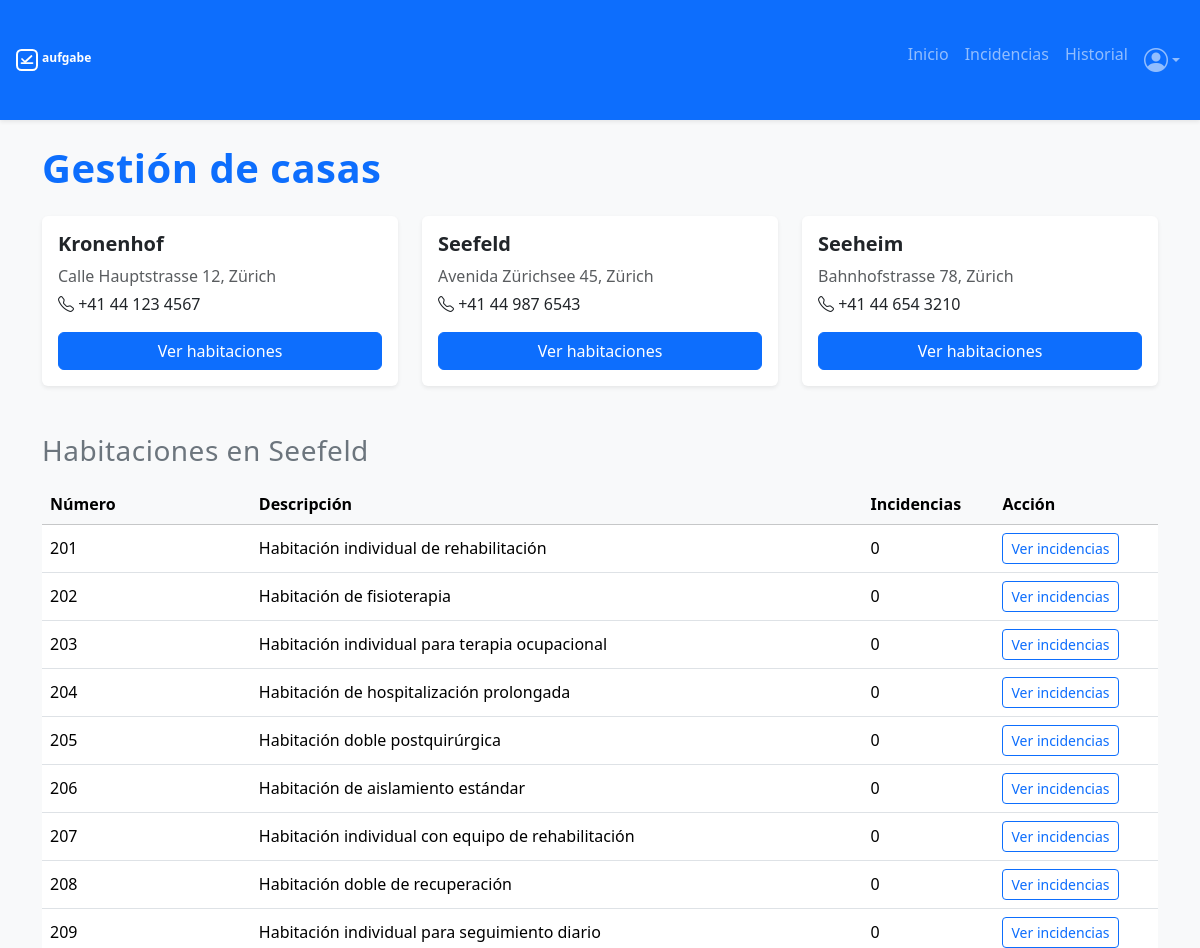
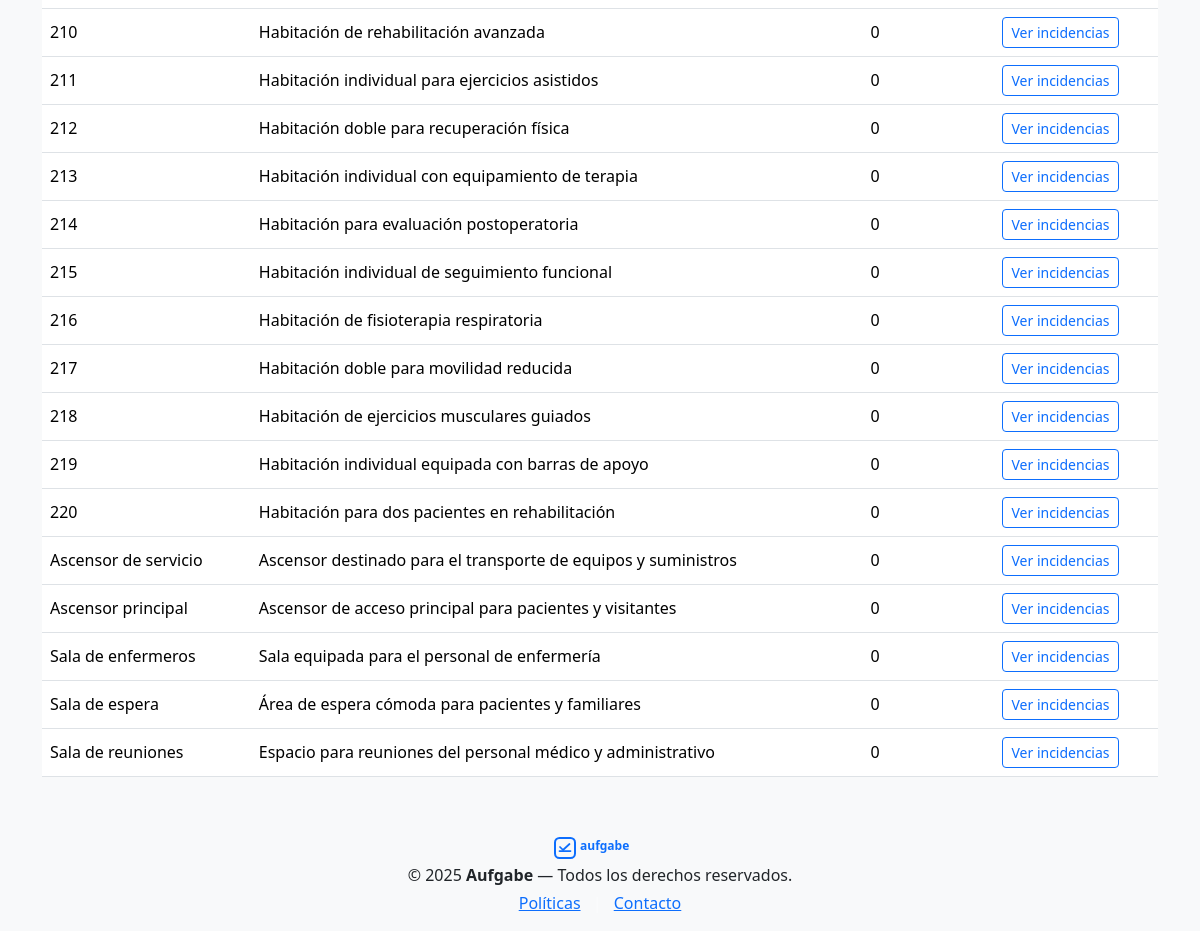
/views/casas.php?id_casa=2 (signed in), run on the app's committed database (2 pictures, top to bottom).
### tables this page shows
CREATE TABLE casas (
    id_casa INT AUTO_INCREMENT PRIMARY KEY,
    nombre VARCHAR(100) NOT NULL,
    direccion VARCHAR(255),
    telefono VARCHAR(20)
);

CREATE TABLE habitaciones (
    id_habitacion INT AUTO_INCREMENT PRIMARY KEY,
    numero VARCHAR(100) NOT NULL,
    id_casa INT NOT NULL,
    descripcion VARCHAR(255),
    FOREIGN KEY (id_casa) REFERENCES casas(id_casa)
        ON DELETE CASCADE ON UPDATE CASCADE
);

### views/casas.php (the view, shortened to what this page needs)
<?php
include_once '../includes/header.php';
$database = new Database();
$db = $database->conectar();
$queryCasas = $db->query("SELECT * FROM casas");
$casas = $queryCasas->fetchAll(PDO::FETCH_ASSOC);
$idCasaSeleccionada = $_GET['id_casa'] ?? null;
$habitaciones = [];
if ($idCasaSeleccionada) {
    $stmt = $db->prepare("
    SELECT h.id_habitacion, h.numero, h.descripcion,
           IFNULL(COUNT(i.id_incidencia), 0) AS total_incidencias
    FROM habitaciones h
    LEFT JOIN incidencias i
        ON h.id_habitacion = i.id_habitacion
    WHERE h.id_casa = :id_casa
    GROUP BY h.id_habitacion
    ORDER BY h.numero ASC");
    $stmt->bindParam(':id_casa', $idCasaSeleccionada, PDO::PARAM_INT);
    $stmt->execute();
    $habitaciones = $stmt->fetchAll(PDO::FETCH_ASSOC);
    $nombreCasa = $db->query("SELECT nombre FROM casas WHERE id_casa = $idCasaSeleccionada")->fetchColumn();
}
?>
<link rel="stylesheet" href="../assets/css/casas.css">
<div class="container py-4">
    <h1 class="fw-bold text-primary mb-4">Gestión de casas</h1>
    <div class="row g-4 mb-5">
        <?php foreach ($casas as $casa): ?>
            <div class="col-md-4">
                <div class="card shadow-sm border-0 h-100">
                    <div class="card-body">
                        <h5 class="fw-bold"><?= htmlspecialchars($casa['nombre']) ?></h5>
                        <p class="text-muted mb-1"><?= htmlspecialchars($casa['direccion']) ?></p>
                        <p class="mb-3"><i class="bi bi-telephone"></i> <?= htmlspecialchars($casa['telefono']) ?></p>
                        <a href="casas.php?id_casa=<?= $casa['id_casa'] ?>" class="btn btn-primary w-100">
                            Ver habitaciones
                        </a>
                    </div>
                </div>
            </div>
        <?php endforeach; ?>
    </div>
    <?php if ($idCasaSeleccionada): ?>
        <h3 class="mb-3 text-secondary">Habitaciones en <?= htmlspecialchars($nombreCasa) ?></h3>
        <?php if (!empty($habitaciones)): ?>
            <div class="table-responsive">
                <table class="table table-hover align-middle">
                    <thead class="table-light">
                        <tr>
                            <th>Número</th>
                            <th>Descripción</th>
                            <th>Incidencias</th>
                            <th>Acción</th>
                        </tr>
                    </thead>
                    <tbody>
                        <?php foreach ($habitaciones as $h): ?>
                            <tr>
                                <td><?= htmlspecialchars($h['numero']) ?></td>
                                <td><?= htmlspecialchars($h['descripcion']) ?></td>
                                <td><?= $h['total_incidencias'] ?></td>
                                <td>
                                    <a href="historial/historial.php?id_habitacion=<?= $h['id_habitacion'] ?>"
                                        class="btn btn-sm btn-outline-primary">
                                        Ver incidencias
                                    </a>
                                </td>
                            </tr>
                        <?php endforeach; ?>
                    </tbody>
                </table>
            </div>
        <?php else: ?>
            <p class="text-muted">Esta casa no tiene habitaciones registradas.</p>
        <?php endif; ?>
    <?php endif; ?>
</div>
<?php include_once '../includes/footer.php'; ?>

### assets/css/casas.css (style rules this page uses)
h1, h3 { letter-spacing: 0.5px; }

### data on the page
casas: nombre "Kronenhof", direccion "Calle Hauptstrasse 12, Zürich", telefono "+41 44 123 4567"
casas: nombre "Seefeld", direccion "Avenida Zürichsee 45, Zürich", telefono "+41 44 987 6543"
casas: nombre "Seeheim", direccion "Bahnhofstrasse 78, Zürich", telefono "+41 44 654 3210"
habitaciones: numero "201", descripcion "Habitación individual de rehabilitación", total_incidencias "0"
habitaciones: numero "202", descripcion "Habitación de fisioterapia", total_incidencias "0"
habitaciones: numero "203", descripcion "Habitación individual para terapia ocupacional", total_incidencias "0"
habitaciones: numero "204", descripcion "Habitación de hospitalización prolongada", total_incidencias "0"
habitaciones: numero "205", descripcion "Habitación doble postquirúrgica", total_incidencias "0"
habitaciones: numero "206", descripcion "Habitación de aislamiento estándar", total_incidencias "0"
habitaciones: numero "207", descripcion "Habitación individual con equipo de rehabilitación", total_incidencias "0"
habitaciones: numero "208", descripcion "Habitación doble de recuperación", total_incidencias "0"
habitaciones: numero "209", descripcion "Habitación individual para seguimiento diario", total_incidencias "0"
habitaciones: numero "210", descripcion "Habitación de rehabilitación avanzada", total_incidencias "0"
habitaciones: numero "211", descripcion "Habitación individual para ejercicios asistidos", total_incidencias "0"
habitaciones: numero "212", descripcion "Habitación doble para recuperación física", total_incidencias "0"
habitaciones: numero "213", descripcion "Habitación individual con equipamiento de terapia", total_incidencias "0"
habitaciones: numero "214", descripcion "Habitación para evaluación postoperatoria", total_incidencias "0"
habitaciones: numero "215", descripcion "Habitación individual de seguimiento funcional", total_incidencias "0"
habitaciones: numero "216", descripcion "Habitación de fisioterapia respiratoria", total_incidencias "0"
habitaciones: numero "217", descripcion "Habitación doble para movilidad reducida", total_incidencias "0"
habitaciones: numero "218", descripcion "Habitación de ejercicios musculares guiados", total_incidencias "0"
habitaciones: numero "219", descripcion "Habitación individual equipada con barras de apoyo", total_incidencias "0"
habitaciones: numero "220", descripcion "Habitación para dos pacientes en rehabilitación", total_incidencias "0"
habitaciones: numero "Ascensor de servicio", descripcion "Ascensor destinado para el transporte de equipos y suministros", total_incidencias "0"
habitaciones: numero "Ascensor principal", descripcion "Ascensor de acceso principal para pacientes y visitantes", total_incidencias "0"
habitaciones: numero "Sala de enfermeros", descripcion "Sala equipada para el personal de enfermería", total_incidencias "0"
habitaciones: numero "Sala de espera", descripcion "Área de espera cómoda para pacientes y familiares", total_incidencias "0"
habitaciones: numero "Sala de reuniones", descripcion "Espacio para reuniones del personal médico y administrativo", total_incidencias "0"
